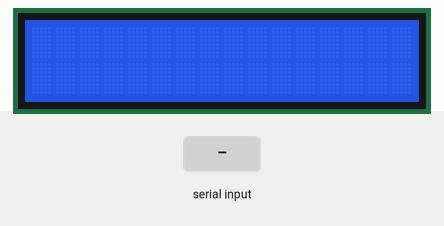
This sketch was run on a simulated Arduino Uno, built with avr-gcc and run on an emulated ATmega328P. On the bench: 16×2 character LCD. The test bench sets the inputs (shaded band).

Above: at 1.2 s.
1.3 s: "1" received over Serial
At 2.6 s:
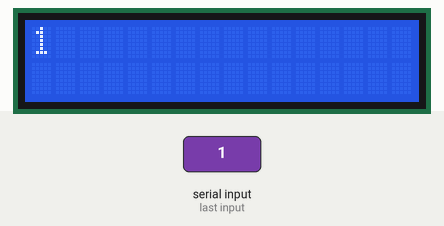
2.9 s: "0" received over Serial
At 3.9 s:
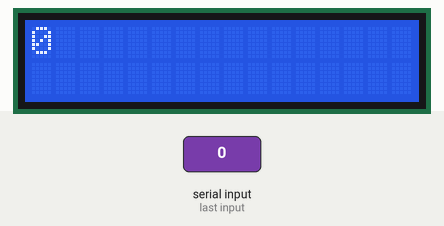
4.5 s: "2" received over Serial
At 5.1 s:
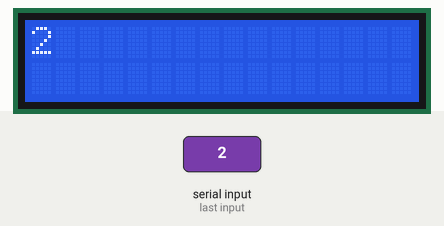
Timing chart, 0 to 7.5 s (numbered marks = the images above; inputs shaded):
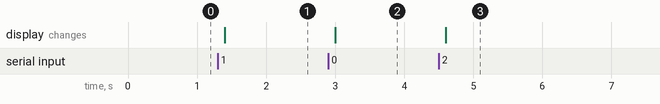

Measured:
- after the input at 1.3 s, the display: changes after 0.10 s (image 1)
- after the input at 2.9 s, the display: changes after 0.10 s (image 2)
- after the input at 4.5 s, the display: changes after 0.10 s (image 3)

The sketch:

lcdserial.ino
```cpp
#include <LiquidCrystal.h>

LiquidCrystal lcd(9, 8, 5, 4, 3, 2);

void setup(){
  // set up the LCD's number of columns and rows:
  lcd.begin(16, 2);
  // initialize the serial communications:
  Serial.begin(9600);
}

void loop() {
  // when characters arrive over the serial port...
  if (Serial.available()) {
    // wait a bit for the entire message to arrive
    delay(100);
    // clear the screen
    lcd.clear();
    // read all the available characters
    while (Serial.available() > 0) {
      // display each character to the LCD
      lcd.write(Serial.read());
    }
  }
}
```
